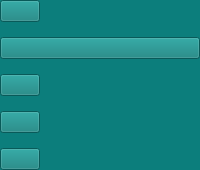
        <widget class="QFrame" name="leftMenu">
         <property name="maximumSize">
          <size>
           <width>16777215</width>
           <height>16777215</height>
          </size>
         </property>
         <property name="styleSheet">
          <string notr="true">background-color: rgb(12, 126, 124);</string>
         </property>
         <layout class="QVBoxLayout" name="verticalLayout">
          <property name="spacing">
           <number>15</number>
          </property>
          <property name="leftMargin">
           <number>0</number>
          </property>
          <property name="topMargin">
           <number>0</number>
          </property>
          <property name="rightMargin">
           <number>0</number>
          </property>
          <property name="bottomMargin">
           <number>0</number>
          </property>
          <item alignment="Qt::AlignLeft|Qt::AlignTop">
           <widget class="QWidget" name="widget_2" native="true">
            <layout class="QVBoxLayout" name="verticalLayout_2">
             <property name="leftMargin">
              <number>0</number>
             </property>
             <property name="topMargin">
              <number>0</number>
             </property>
             <property name="rightMargin">
              <number>0</number>
             </property>
             <property name="bottomMargin">
              <number>0</number>
             </property>
             <item alignment="Qt::AlignTop">
              <widget class="QPushButton" name="menuBtn">
               <property name="text">
                <string/>
               </property>
               <property name="icon">
                <iconset resource="../Qss/icons/_icons.qrc">
                 <normaloff>:/material_design/icons/material_design/menu.png</normaloff>:/material_design/icons/material_design/menu.png</iconset>
               </property>
               <property name="iconSize">
                <size>
                 <width>25</width>
                 <height>25</height>
                </size>
               </property>
              </widget>
             </item>
            </layout>
           </widget>
          </item>
          <item>
           <widget class="QPushButton" name="pushButton_16">
            <property name="toolTip">
             <string>Home</string>
            </property>
            <property name="text">
             <string/>
            </property>
            <property name="icon">
             <iconset resource="../Qss/icons/_icons.qrc">
              <normaloff>:/material_design/icons/material_design/home.png</normaloff>:/material_design/icons/material_design/home.png</iconset>
            </property>
            <property name="iconSize">
             <size>
              <width>25</width>
              <height>25</height>
             </size>
            </property>
           </widget>
          </item>
          <item alignment="Qt::AlignLeft|Qt::AlignTop">
           <widget class="QWidget" name="widget_3" native="true">
            <layout class="QVBoxLayout" name="verticalLayout_3">
             <property name="spacing">
              <number>15</number>
             </property>
             <property name="leftMargin">
              <number>0</number>
             </property>
             <property name="topMargin">
              <number>0</number>
             </property>
             <property name="rightMargin">
              <number>0</number>
             </property>
             <property name="bottomMargin">
              <number>0</number>
             </property>
             <item>
              <widget class="QPushButton" name="pushButton_2">
               <property name="toolTip">
                <string>Profile</string>
               </property>
               <property name="text">
                <string/>
               </property>
               <property name="icon">
                <iconset resource="../Qss/icons/_icons.qrc">
                 <normaloff>:/material_design/icons/material_design/co_present.png</normaloff>:/material_design/icons/material_design/co_present.png</iconset>
               </property>
               <property name="iconSize">
                <size>
                 <width>25</width>
                 <height>25</height>
                </size>
               </property>
              </widget>
             </item>
             <item>
              <widget class="QPushButton" name="pushButton_5">
               <property name="toolTip">
                <string>Lessons</string>
               </property>
               <property name="text">
                <string/>
               </property>
               <property name="icon">
                <iconset resource="../Qss/icons/_icons.qrc">
                 <normaloff>:/feather/icons/feather/list.png</normaloff>:/feather/icons/feather/list.png</iconset>
               </property>
               <property name="iconSize">
                <size>
                 <width>25</width>
                 <height>25</height>
                </size>
               </property>
              </widget>
             </item>
            </layout>
           </widget>
          </item>
          <item alignment="Qt::AlignLeft|Qt::AlignBottom">
           <widget class="QWidget" name="widget_5" native="true">
            <layout class="QVBoxLayout" name="verticalLayout_4">
             <property name="leftMargin">
              <number>0</number>
             </property>
             <property name="topMargin">
              <number>0</number>
             </property>
             <property name="rightMargin">
              <number>0</number>
             </property>
             <property name="bottomMargin">
              <number>0</number>
             </property>
             <item>
              <widget class="QPushButton" name="pushButton_3">
               <property name="toolTip">
                <string>LogOut</string>
               </property>
               <property name="text">
                <string/>
               </property>
               <property name="icon">
                <iconset resource="../Qss/icons/_icons.qrc">
                 <normaloff>:/feather/icons/feather/log-out.png</normaloff>:/feather/icons/feather/log-out.png</iconset>
               </property>
               <property name="iconSize">
                <size>
                 <width>25</width>
                 <height>25</height>
                </size>
               </property>
              </widget>
             </item>
            </layout>
           </widget>
          </item>
         </layout>
        </widget>
